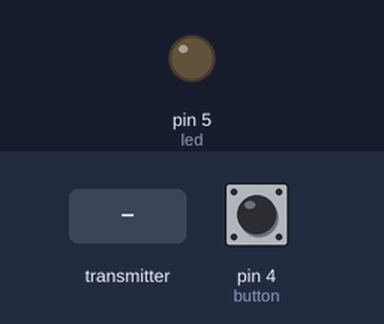
A sketch run on a simulated Arduino Uno, built with avr-gcc and run on an emulated ATmega328P. On the bench: output pins drawn as LEDs (lit = HIGH). The test bench sets the inputs (shaded band); at power-on: pin 4 (button) LOW. No radio packets arrive unless stated.

Above: at 1.2 s.
1.3 s: the transmitter starts sending buttonStateI = 1
At 2.3 s:
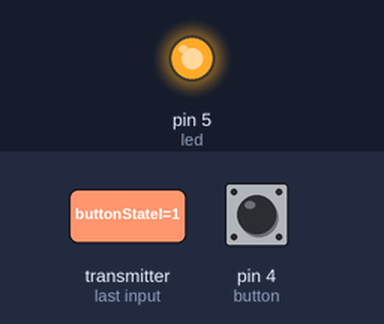
2.8 s: the transmitter starts sending buttonStateI = 0
At 3.5 s:
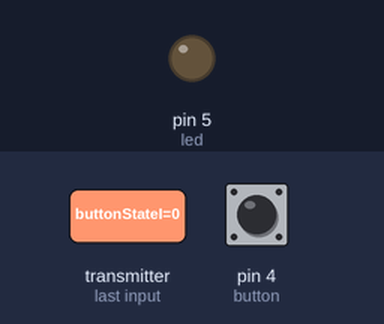
Timing chart, 0 to 5.8 s (numbered marks = the images above; inputs shaded):
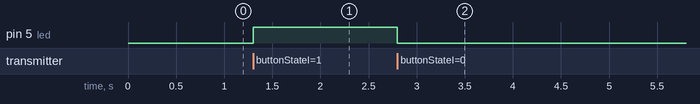

Measured:
- after the input at 1.3 s, pin 5 (led): LOW → HIGH at once
- after the input at 2.8 s, pin 5 (led): HIGH → LOW at once

The sketch:

nrf_led_button.ino
```cpp
//Include required libraries
#include <SPI.h>
#include <nRF24L01.h>
#include <RF24.h>

//Define pin numbers
#define led 5
#define button 4

//Buttons setup
RF24 radio(7, 8); // CE, CSN
const byte addresses[][6] = {"00001", "00002"};
boolean buttonStateO = 0;
boolean buttonStateI = 0;

void setup() {
  //Pin mode setup
  pinMode(led, OUTPUT);
  pinMode(button, INPUT);
  //NRF setup
  radio.begin();
  radio.openWritingPipe(addresses[1]); // 00001
  radio.openReadingPipe(1, addresses[0]); // 00002
  radio.setPALevel(RF24_PA_MAX);
}
void loop()
{
  delay(5);
  //Check button status and transmit it.
  radio.stopListening();
    buttonStateO = digitalRead(button);
    radio.write(&buttonStateO, sizeof(buttonStateO));
  delay(5);

  //Listen to button status from reciever
  radio.startListening();
  while (!radio.available());
  radio.read(&buttonStateI, sizeof(buttonStateI));

  //If button is pressed turn on led, else turn it off
  if (buttonStateI == HIGH) {
    digitalWrite(led, HIGH);
  }
  else {
    digitalWrite(led, LOW);
  }
}
```
